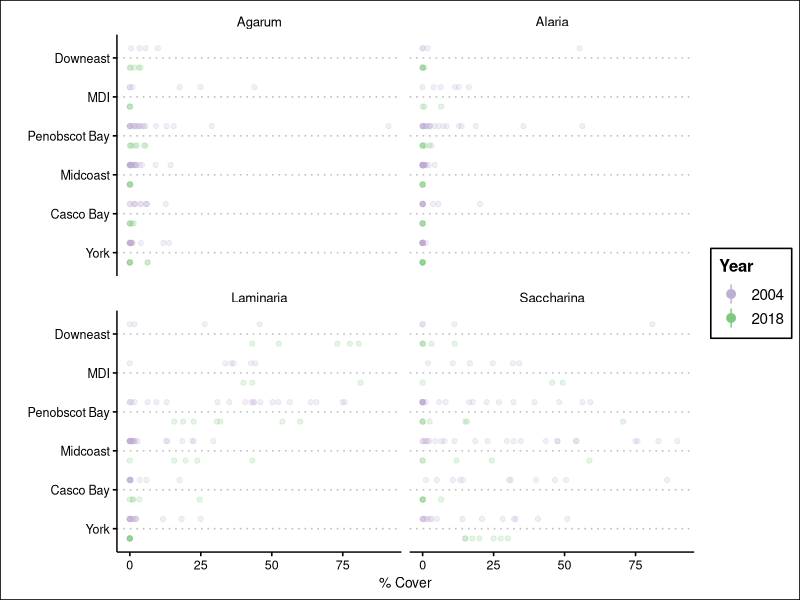
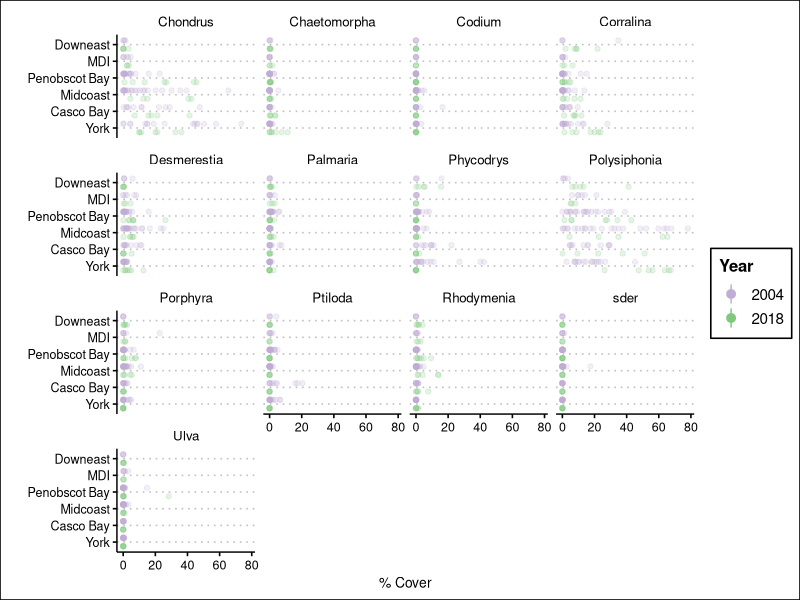
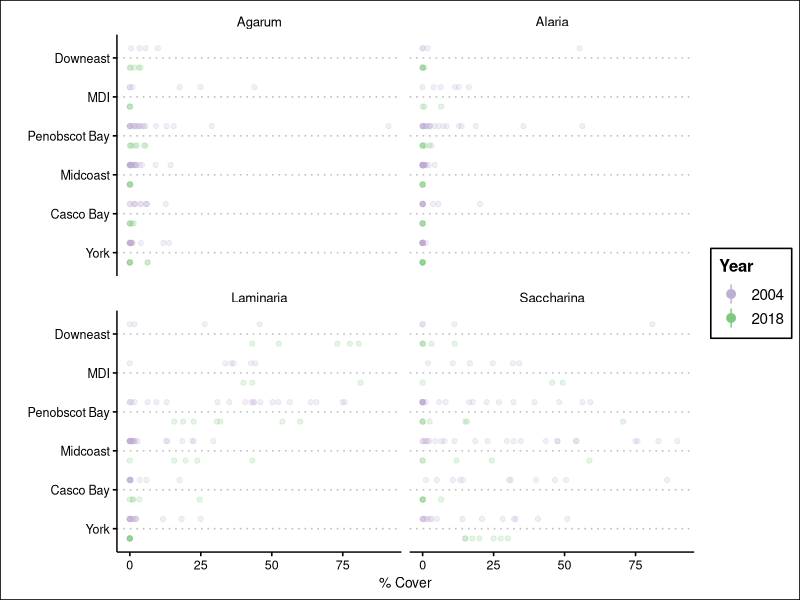
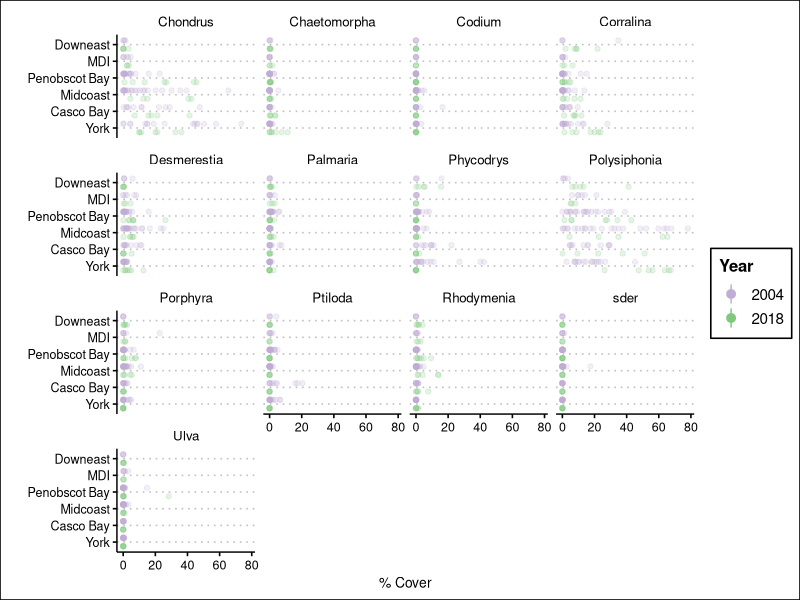

Recreate these plots in R, in order.
#' -------------------------------------------
#' Plot composition data
#' 
#' -------------------------------------------

#--- load libraries and get environment setup
setwd(here::here()) 
library(tidyverse)

comp_data <- read_csv("derived_data/compositional_change_data.csv") %>%
    mutate( region = factor(region,
                            levels = rev(c("Downeast", "MDI", "Penobscot Bay",
                                       "Midcoast", "Casco Bay", "York"))),
            year = factor(year, levels = c(2018, 2004)))

#labeller function
make_kelp_name <- function(string){
    string <- gsub("agar", "Agarum", string)
    string <- gsub("ldig", "Laminaria", string)
    string <- gsub("alar", "Alaria", string)
    string <- gsub("sac", "Saccharina", string)
    string
}

ggplot(comp_data %>% filter(type == "kelp"), 
       aes(x = region, y = cover, color = year)) +
    geom_point(alpha = 0.2, position = position_dodge(width = 1)) +
    stat_summary(alpha = 1, position = position_dodge(width = 1),
                 fun.data = mean_cl_boot) +
    coord_flip() +
    facet_wrap(vars(sp_code),
               labeller = labeller(sp_code = make_kelp_name)) +
    labs(color = "Year",
         y = "% Cover",
         x = "") +
    ggthemes::theme_clean() +
    scale_color_brewer(palette = "Accent")+
    guides(colour = guide_legend(reverse=TRUE)) #for the legend flip
ggsave("figures/kelp_composition_2004_2018.jpg", dpi = 600)



#labeller function
make_algae_name <- function(string){
    stringi::stri_replace_all_fixed(string,
                                   pattern = c("ccrisp",
                                     "chaet",
                                     "codm",
                                     "coral",
                                     "desm",
                                     "palm",
                                     "phyc",
                                     "poly",
                                     "porph",
                                     "ptilo",
                                     "rhod",
                                     "ulva"),
                                   replacement = c("Chondrus",
                                     "Chaetomorpha",
                                     "Codium",
                                     "Corralina",
                                     "Desmerestia",
                                     "Palmaria",
                                     "Phycodrys",
                                     "Polysiphonia",
                                     "Porphyra",
                                     "Ptiloda",
                                     "Rhodymenia",
                                     "Ulva"),
                                   vectorize_all = FALSE)
    
}
ggplot(comp_data %>% filter(type != "kelp"), 
       aes(x = region, y = cover, color = factor(year))) +
    geom_point(alpha = 0.2, position = position_dodge(width = 1)) +
    stat_summary(alpha = 1, position = position_dodge(width = 1),
                 fun.data = mean_cl_boot) +
    coord_flip() +
    facet_wrap(vars(sp_code),
               labeller = labeller(sp_code = make_algae_name)) +
    labs(color = "Year",
         y = "% Cover",
         x = "") +
    ggthemes::theme_clean() +
    scale_color_brewer(palette = "Accent")+
    guides(colour = guide_legend(reverse=TRUE))

ggsave("figures/understory_composition_2004_2018.jpg", dpi = 600)
